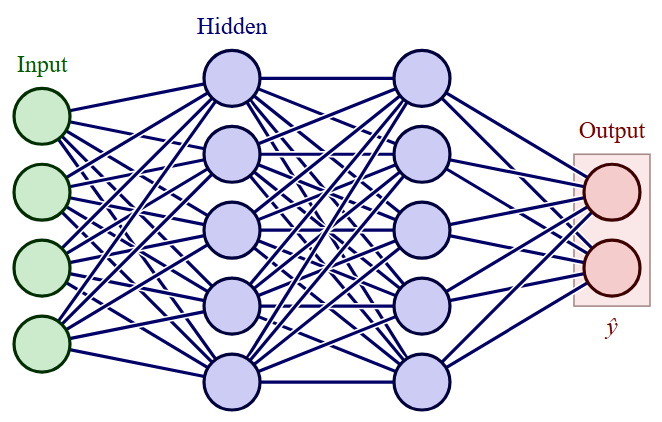

The script that saved this image:
"""Neuron graph: layers of circles, dense haloed connections, coloured layer
labels and a translucent group box. Run: python mlp-network.py"""
import sys
from pathlib import Path
sys.path.insert(0, str(Path(__file__).resolve().parent.parent))
from mlsvg import Figure, union

f = Figure()
layers = [(4, "input"), (5, "hidden"), (5, "hidden"), (2, "output")]   # (size, role)
dx, dy, r = 95, 38, 14

nodes = []
for li, (n, role) in enumerate(layers):
    nodes.append([(60 + li * dx, 140 + (i - (n - 1) / 2) * dy) for i in range(n)])

# Edges first so neurons sit on top; the halo separates crossing lines.
for a, b in zip(nodes, nodes[1:]):
    for p in a:
        for q in b:
            f.edge(p, q)

boxes = [[f.neuron(x, y, role, r) for x, y in layer] for layer, (_, role) in zip(nodes, layers)]

# Translucent box around the output group, labelled below
g = union(*boxes[3], pad=5)

# Labels in the layer's darkened hue, clear of anything drawn around the layer
for li, name, top in [(0, "Input", boxes[0][0].y), (1, "Hidden", boxes[1][0].y), (3, "Output", g.y)]:
    f.text(boxes[li][0].c[0], top - 12, name, f"t-{layers[li][1]}")
f.raw(f'<rect class="fn-output s-output" opacity=".45" x="{g.x:g}" y="{g.y:g}" '
      f'width="{g.w:g}" height="{g.h:g}" stroke-width="0.8"/>', g, back=True)
f.text(g.c[0], g.y + g.h + 10, "$ŷ$", "t-output")

f.save(Path(__file__).with_suffix(".svg"), "MLP")
